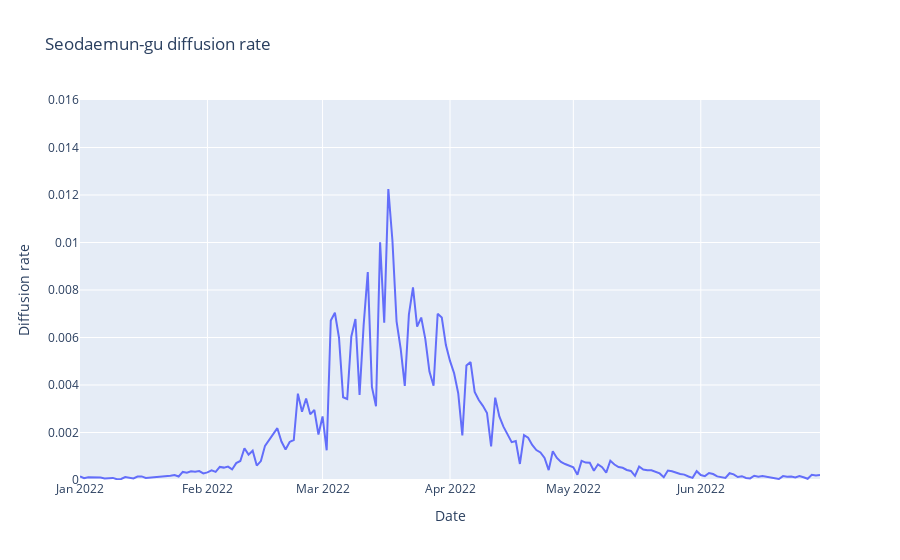

Notebook cell for this chart:
### Markdown cell above
### Districts with moderate socioeconomic development

### Code cell
fig = px.line(districts_diffusion_rate, x="Date", y="Seodaemun-gu", title='Seodaemun-gu diffusion rate')
fig.update_layout(yaxis_range=[0,0.016], yaxis_title="Diffusion rate")
fig.show()

### Figure 1 — Plotly figure (JSON) as saved in the notebook; plotly's stock layout.template omitted (floating-point values rounded to 4 significant figures; data arrays with more than 128 entries replaced by an {"elided": "..."} marker saying what was removed)
{"data": [{"hovertemplate": "Date=%{x}<br>Seodaemun-gu=%{y}<extra></extra>", "legendgroup": "", "line": {"color": "#636efa", "dash": "solid"}, "marker": {"symbol": "circle"}, "mode": "lines", "name": "", "orientation": "v", "showlegend": false, "type": "scatter", "x": {"elided": "181 str values"}, "xaxis": "x", "y": {"elided": "181 float values"}, "yaxis": "y"}], "layout": {"legend": {"tracegroupgap": 0}, "title": {"text": "Seodaemun-gu diffusion rate"}, "xaxis": {"anchor": "y", "domain": [0, 1], "title": {"text": "Date"}}, "yaxis": {"anchor": "x", "domain": [0, 1], "range": [0, 0.016], "title": {"text": "Diffusion rate"}}}}
